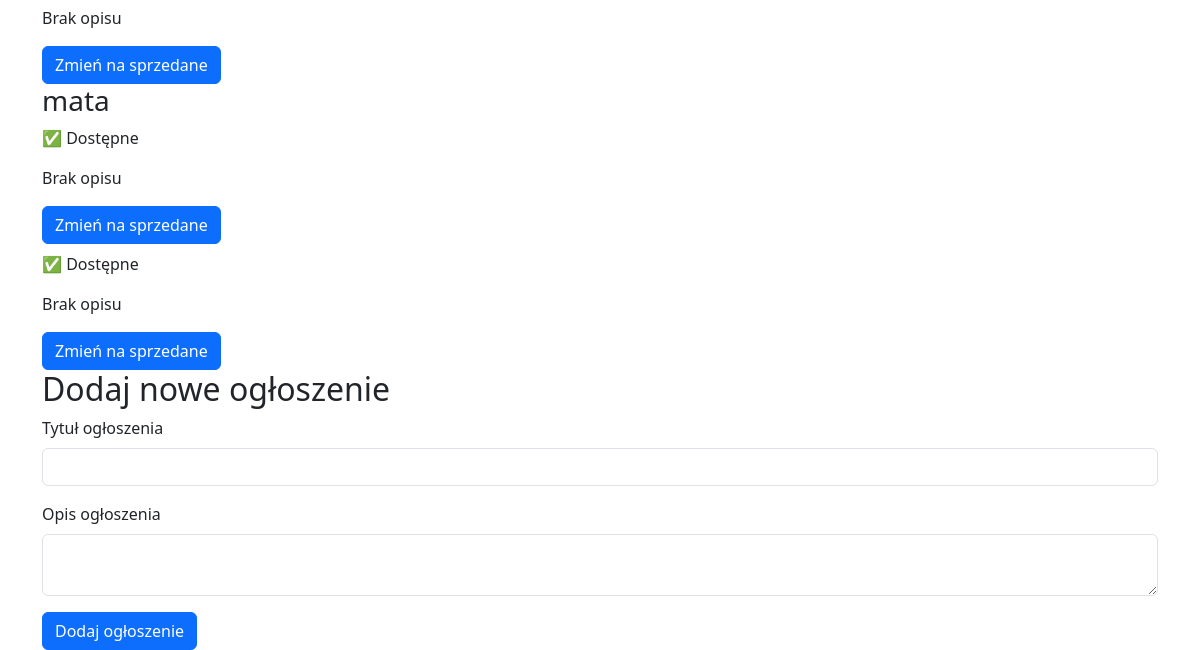
Before: / (lower part) with the older database file.
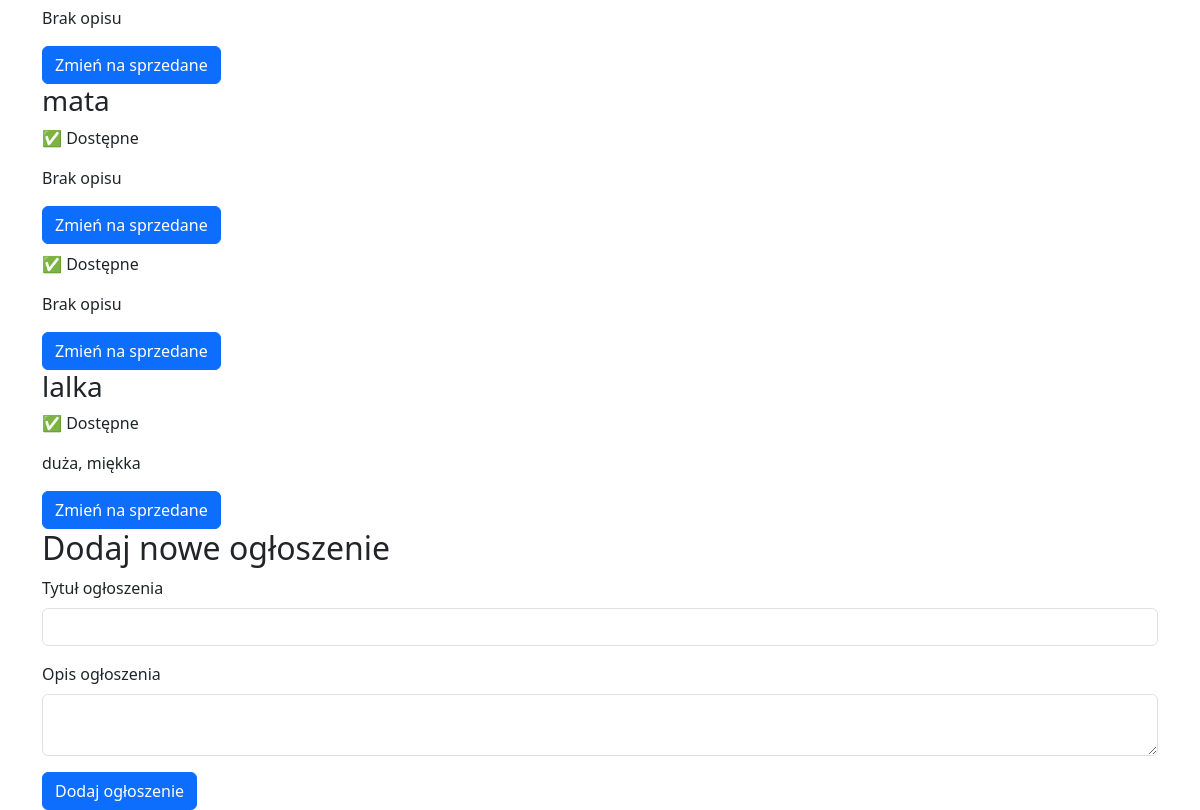
After: the same page with the newer database file.
### app.py (models this page shows)
class Olx(db.Model):
    id = db.Column(db.Integer, primary_key=True)
    title = db.Column(db.String(100), nullable=False)
    description = db.Column(db.Text, nullable=False, default="Brak opisu")
    category = db.relationship('Category', secondary=categories_olxs, backref=db.backref('olxs'))
    sold = db.Column(db.Boolean, default=False)
    user_id = db.Column(db.String(255), db.ForeignKey('user.fs_uniquifier'))

### app.py (the view, shortened to what this page needs)
@app.route('/', methods=["GET", "POST"])
def index():
    ads = Olx.query.all()  # Pobranie wszystkich ogłoszeń
    categories = Category.query.all()  # Pobranie wszystkich dostępnych kategorii
    return render_template('index.html', ads=ads, categories=categories)

### templates/index.html
{% extends 'base.html' %}
{% block content %}
<div>
    {% for ad in ads %}
        <div class="ad-item">
            <h3>{{ ad.title }}</h3>
            {% if ad.sold %}
                <p>❌ Sprzedane</p>
            {% else %}
                <p>✅ Dostępne</p>
            {% endif %}
            <p>{{ ad.description }}</p>
            <form method="post" action="{{ url_for('toggle_sold', ad_id=ad.id) }}">
                <button type="submit" class="btn btn-primary">
                    {% if ad.sold %}
                        Zmień na dostępne
                    {% else %}
                        Zmień na sprzedane
                    {% endif %}
                </button>
            </form>
        </div>
    {% endfor %}
</div>
<div>
    <h2>Dodaj nowe ogłoszenie</h2>
    <form method="post" action="{{ url_for('add') }}">
        <div class="mb-3">
            <label class="form-label" for="item_text">Tytuł ogłoszenia</label>
            <input type="text" class="form-control" id="item_text" name="item_text" required>
        </div>
        <div class="mb-3">
            <label class="form-label" for="description">Opis ogłoszenia</label>
            <textarea class="form-control" id="description" name="description" required></textarea>
        </div>
        <button type="submit" class="btn btn-primary">Dodaj ogłoszenie</button>
    </form>
</div>
{% endblock %}

### templates/base.html (shortened to what this page needs)
<!DOCTYPE html>
<html>
    <head>
        <link href="https://cdn.jsdelivr.net/npm/bootstrap@5.3.3/dist/css/bootstrap.min.css" rel="stylesheet">
    </head>
    <body>
        <div class="container">
            {% block content %}
            {% endblock %}
        </div>
    </body>
</html>

Changed rows visible on the page:
added Olx: title "lalka", sold "✅ Dostępne", description "duża, miękka"
